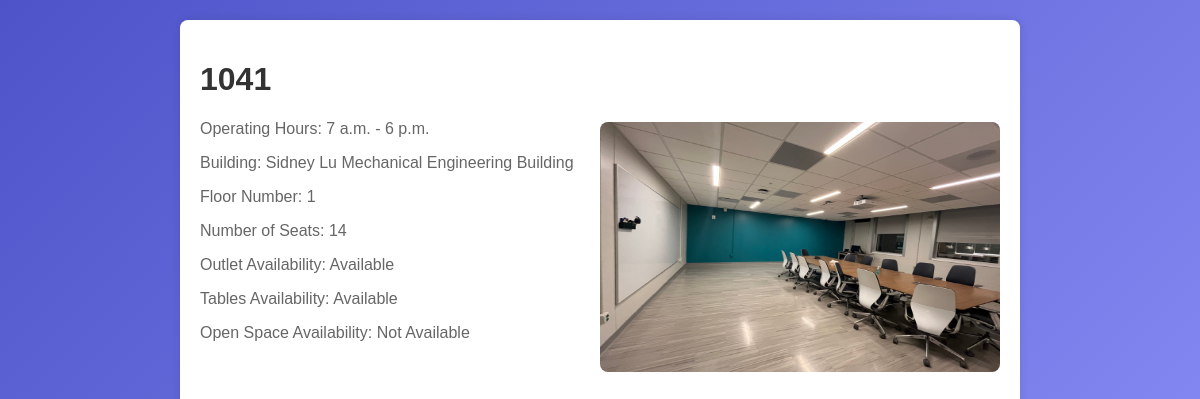
/study_space_finder/room/2/, run on an earlier commit of the app's database.
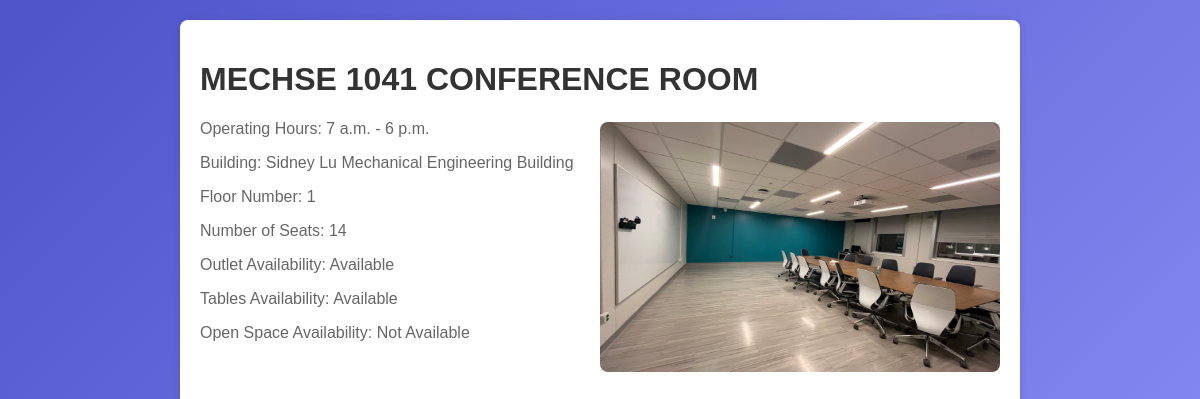
And on a later commit of the database.
### study_space_finder/models.py (models this page shows, shortened)
class RoomDetails(models.Model):
    room_name = models.CharField(max_length=200)
    building_name = models.CharField(max_length=200)
    floor_number = models.IntegerField(default=0)
    operating_start_hours = models.TimeField(editable=True, blank=True)
    operating_end_hours = models.TimeField(editable=True, blank=True)
    number_of_seats = models.IntegerField()
    white_board_availability = models.BooleanField(default=False)
    outlet_availability = models.BooleanField(default=False)
    tables_availability = models.BooleanField(default=False)
    open_space_availability = models.BooleanField(default=False)
    coordinate_latitude = models.DecimalField(max_digits=9, decimal_places=7, default=0.0)
    coordinate_longitude = models.DecimalField(max_digits=9, decimal_places=7, default=0.0)
    photo = models.ImageField(blank=True, null=True)

### study_space_finder/views.py (the view)
# urls.py: path('room/<int:room_id>/', views.room_details, name='room_details'),
def room_details(request, room_id):
    room = get_object_or_404(RoomDetails, pk=room_id)
    return render(request, "room_details.html", {"room": room})

### study_space_finder/templates/room_details.html (shortened to what this page needs)
<!DOCTYPE html>
<html lang="en">
<head>
</head>
<body>
    <div class="container">
        <h1>{{ room.room_name }}</h1>
        <p>Operating Hours: {{ room.operating_start_hours }} - {{ room.operating_end_hours }}</p>
        <p>Building: {{ room.building_name }}</p>
        <p>Floor Number: {{ room.floor_number }}</p>
        <p>Number of Seats: {{ room.number_of_seats }}</p>
        <p>Outlet Availability: {% if room.outlet_availability %}Available{% else %}Not Available{% endif %}</p>
        <p>Tables Availability: {% if room.tables_availability %}Available{% else %}Not Available{% endif %}</p>
        <p>Open Space Availability: {% if room.open_space_availability %}Available{% else %}Not Available{% endif %}</p>
        {% block content %}
        {% load static %}
        <img src= "{% static room.photo.url %}" alt="Photo of {{ room.name }}"  class="imag">
    {% endblock %}
    </div>
</body>
</html>

What changed in the data, as far as the page shows it:
changed RoomDetails "Sidney Lu Mechanical Engineering Building": room_name "1041" → "MECHSE 1041 CONFERENCE ROOM"
